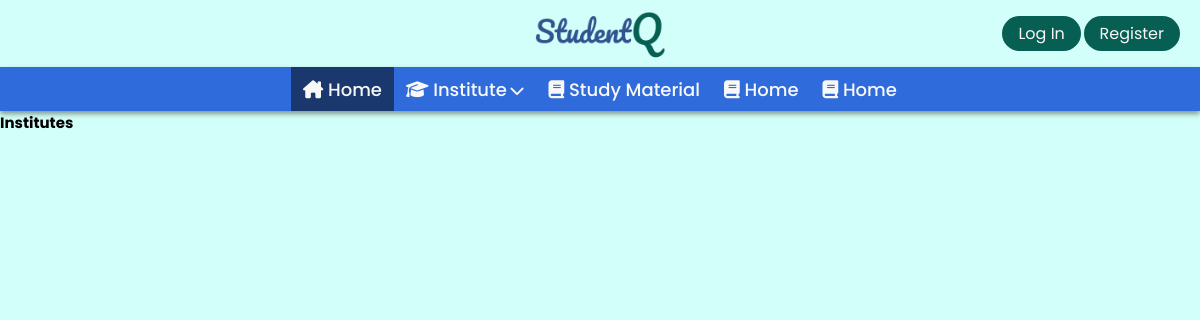
Page /institute/ on the earlier database version.
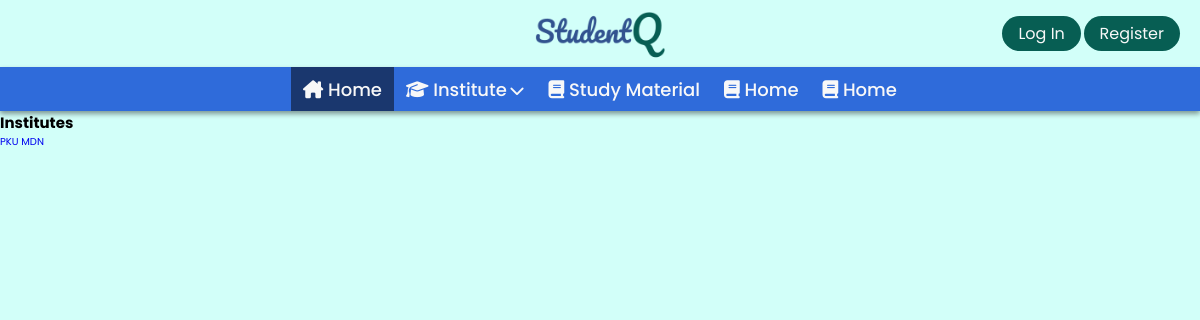
Same page on the later database version.
### Base/models.py (models this page shows, shortened)
class Institute(models.Model):
    name = models.CharField(max_length=200)

### Base/views.py (the view)
# urls.py: path('institute/',views.Institutes, name='institute'),
def Institutes(request):
    all_institutes = Institute.objects.all()
    context ={}
    context["all_institutes"] = all_institutes
    return render(request, "institute.html", context)

### Base/templates/institute.html
{% extends "main.html" %}
{% block body %}
<h2>Institutes</h2>
{% for instut in all_institutes %}
<a href="{% url 'notices' instut.id  %}">{{instut.name}}</a>
{% endfor %}
{% endblock body %}

### Base/templates/main.html (shortened to what this page needs)
{% load static %}
<!DOCTYPE html>
<html lang="en">
<head>
  <link rel="stylesheet" href="{% static 'mStyle/main.css' %}">
  <link rel="stylesheet" href="{% static 'mStyle/navDesign.css' %}">
  <link rel="stylesheet" href="https://cdnjs.cloudflare.com/ajax/libs/font-awesome/6.3.0/css/all.min.css"
 />
</head>
<body>
  <nav class="nav" id="nav">
    <div class="header" id="header">
      <a href="/"><img src="{% static 'media/Site_Logo.png' %}" alt="Site_Logo" class="site__logo"></a>
      <div class="btnContainer">
        <div class="btnContainer--btns">
          {% if request.user.is_authenticated %}
          <a href="{% url 'logout' %}" role="button" class="btn btn-green rounded-corner btn-visible-onclick">Log
            Out</a>
          {% else %}
          <a href="{% url 'login' %}" role="button" class="btn btn-green rounded-corner btn-visible-onclick">Log In</a>
          <a href="{% url 'register' %}" role="button"
            class="btn btn-green rounded-corner btn-visible-onclick">Register</a>
          {% endif %}
        </div>
      </div>
    </div>
    <ul class="navber" id="navber">
      <li class="navlink navlink__active">
        <a href="{% url 'home' %}"><i class="fa-solid fa-house-chimney"></i>&nbsp;Home</a>
      </li>
      <li class="navlink">
        <a href="{% url 'institute' %}"><i class="fa-solid fa-graduation-cap"></i>&nbsp;Institute&nbsp;<i
            class="fa-solid fa-chevron-down sml__arrow"></i></a>
      </li>
      <li class="navlink">
        <a href="{% url 'studyMetirial' %}"><i class="fa-solid fa-book"></i>&nbsp;Study Material</a>
      </li>
      <li class="navlink">
        <a href="/"><i class="fa-solid fa-book"></i>&nbsp;Home</a>
      </li>
      <li class="navlink">
        <a href="/"><i class="fa-solid fa-book"></i>&nbsp;Home</a>
      </li>
    </ul>
  </nav>
  {% block body %}
  {% endblock %}
</body>
</html>

### static/mStyle/main.css (style rules this page uses)
:root { --light-green-theme: #D2FFF9; --light-blue: #669CFF; --main-blue: #2F6BDA; --dark-blue: #1a376e; --light-dark-blue: #083891; --theme-clr: #075E53; --theme-clr-light: #178274; --hover-green: #094a42; --black: #000; --white: #fff; --drk-white: #f8f8f8; --light-gray: #d9d9d9; --placeholder-clr: #707070; --main-yellow: #FFE454; scrollbar-width: thin; scrollbar-color: var(--theme-clr) var(--light-gray); }
*, *::before, *::after { margin: 0; padding: 0; box-sizing: border-box; }
html { font-size: 62.5%; overflow-x: hidden; }
body { min-height: 100vh; font-family: 'Poppins', sans-serif; overflow-x: hidden; background: var(--light-green-theme); }
a { text-decoration: none; }
.btn { text-decoration: none; padding: 0.6rem 1.6rem; font-size: 1.6rem; transition: all 0.5s ease-out; cursor: pointer; }
.btn-green { color: var(--drk-white); background-color: var(--theme-clr); }
.rounded-corner { border-radius: 3rem; }
.sml__arrow { font-size: 1.5rem; margin-left: -0.2rem; }

### static/mStyle/navDesign.css (style rules this page uses)
.nav { display: flex; flex-wrap: nowrap; flex-direction: column; width: 100%; z-index: 9999 !important; }
.nav .header { display: flex; align-items: center; justify-content: center; z-index: 999; }
.nav .header .site__logo { height: 6.21rem; }
.nav .header .btnContainer { position: absolute; right: 2rem; display: flex; align-items: center; justify-content: center; gap: 1rem; }
.nav .navber { width: 100%; position: relative; background-color: var(--main-blue); display: flex; align-items: center; justify-content: center; list-style: none; box-shadow: 0px 3px 5px rgba(0, 0, 0, 0.403); }
.nav .navber .navlink { font-size: 1.8rem; font-weight: 200; color: var(--drk-white); padding: 0.85rem 1.2rem; }
.nav .navber .navlink.navlink__active { background: var(--dark-blue) !important; font-weight: 500; }
.nav .navber .navlink a { color: var(--drk-white); font-size: 1.8rem; font-weight: 500; }

Differences in the rows shown:
added Institute: name "PKU"
added Institute: name "MDN"
